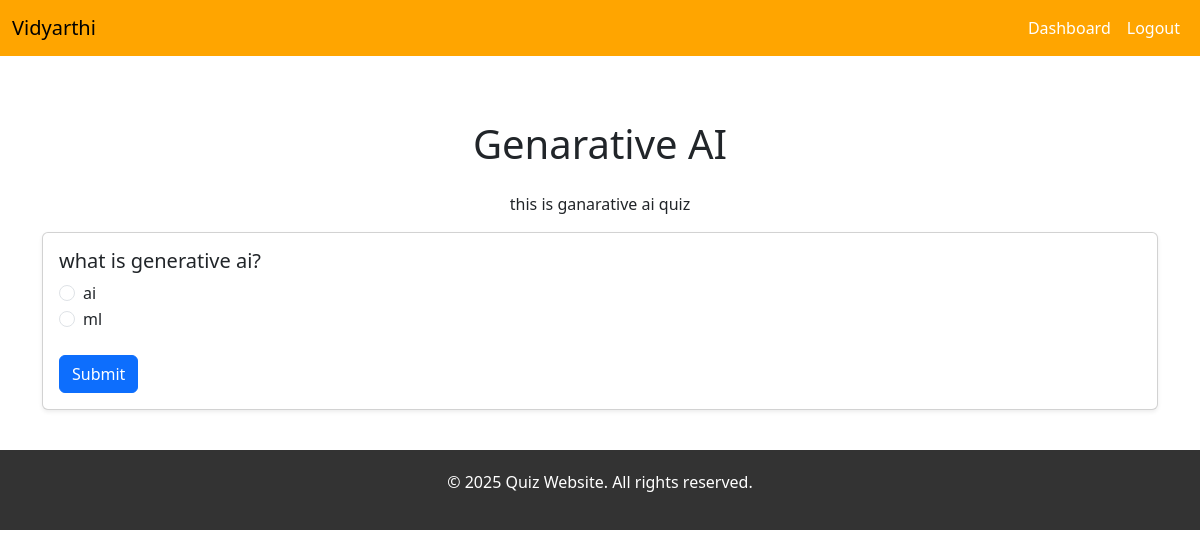
The app's page /attempt/6/ with its own data.
### quiz/models.py (models this page shows, shortened)
class Quiz(models.Model):
    title = models.CharField(max_length=200)
    description = models.TextField()
    created_at = models.DateTimeField(auto_now_add=True)
    image = models.ImageField(upload_to='quiz_images/', blank=True, null=True)

class Question(models.Model):
    quiz = models.ForeignKey(Quiz, on_delete=models.CASCADE, related_name='questions')
    text = models.CharField(max_length=255)
    correct_option = models.CharField(max_length=1, default='A')  # Default value defined here

class Option(models.Model):
    question = models.ForeignKey(Question, on_delete=models.CASCADE, related_name='options')  # Link options to a question
    text = models.CharField(max_length=200)
    is_correct = models.BooleanField(default=False)  # To mark if the option is correct (True/False)

### quiz/views.py (the view, shortened to what this page needs)
# urls.py: path('attempt/<int:quiz_id>/', views.attempt_quiz, name='attempt_quiz'),
def attempt_quiz(request, quiz_id):
    quiz = get_object_or_404(Quiz, id=quiz_id)
    questions = Question.objects.filter(quiz=quiz)
    return render(request, 'attempt_quiz.html', {'quiz': quiz, 'questions': questions, 'score': None})

### templates/attempt_quiz.html (shortened to what this page needs)
{% extends 'base.html' %}
{% load static %}
{% block content %}
<section class="attempt-quiz-section container">
  <div class="row">
    <div class="col-md-12">
      <h1 class="text-center mb-4">{{ quiz.title }}</h1>
      <p class="text-center">{{ quiz.description }}</p>
      {% if score is not None %}
        <div class="alert alert-success text-center" role="alert">
          <h4>Your Results</h4>
          <p><strong>Score:</strong> {{ score }} / {{ total_questions }}</p>
          <p><strong>Correct Answers:</strong> {{ correct_answers }}</p>
          <p><strong>Wrong Answers:</strong> {{ wrong_answers }}</p>
          <a href="{% url 'quiz_list' %}" class="btn btn-primary mt-3">Back to Quiz List</a>
        </div>
      {% else %}
        <form method="post">
          <div class="card shadow-sm">
            <div class="card-body">
              {% for question in questions %}
                <div class="mb-4">
                  <h5>{{ question.text }}</h5>
                  <div class="form-group">
                    {% for option in question.options.all %}
                      <div class="form-check">
                        <input
                          type="radio"
                          name="question_{{ question.id }}"
                          value="{{ option.id }}"
                          id="option_{{ option.id }}"
                          class="form-check-input"
                        >
                        <label class="form-check-label" for="option_{{ option.id }}">{{ option.text }}</label>
                      </div>
                    {% endfor %}
                  </div>
                </div>
              {% endfor %}
              <button type="submit" class="btn btn-primary">Submit</button>
            </div>
          </div>
        </form>
      {% endif %}
    </div>
  </div>
</section>
{% endblock %}

### static/style.css (style rules this page uses)
.card { background-color: #2d2d2d; color: #fff; border: 1px solid #444; border-radius: 10px; transition: transform 0.3s ease-in-out, box-shadow 0.3s ease-in-out; }

### templates/base.html (style rules this page uses)
.card { transition: transform 0.3s ease-in-out; }
.attempt-quiz-section { padding: 40px 0; }

### records on screen
Quiz: title "Genarative AI", description "this is ganarative ai quiz"
Question: text "what is generative ai?"
Option: text "ai"
Option: text "ml"
